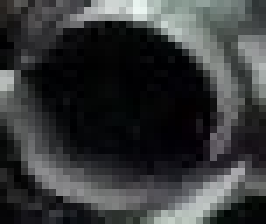
#> input picture cutted1.png, 38 x 32 px (shown 7 times larger)
$ python augment.py
#> lines starting #> are read from the running program, lines starting #| are printed output that depends on the picture; after the words box and inside, x2 and y2 are one past the last pixel; in counts of white or black regions, pixels touching at a corner belong together
"""Synthetische Trainingsdaten fuer die Rohrenden-Detektion.

Baut aus drei freigestellten Rohrprofil-Ausschnitten Trainingsbilder mit
exakten YOLO-Labels. Uebernimmt die Struktur von copy_paste_augmentation.py,
passt sie aber an die andere Objektgeometrie an:

  Riegel                          Rohrende
  ------------------------------  ------------------------------------------
  stark anisotrop (L/t ~ 33)      kompakt, elliptisch (Achsenverh. ~ 1,1)
  Rotation blaeht Box auf         Rotation laesst Box unveraendert
  Periode T = Dicke + Luecke      Periode T = Durchmesser + Luecke
  Zeilenprofil zaehlbar           nur per Kreis-/Blobdetektion zaehlbar

Konsequenz fuer die Augmentierung: Rotation ist hier GRATIS. Sie veraendert
die achsenparallele Box eines Kreises nicht (vgl. Gl. box-inflation-kreis),
variiert aber die innere Textur -- Gratkante, Rost, Lichtreflex. Deshalb wird
hier voll rotiert (0-360 Grad), waehrend die Riegel-Pipeline auf ~2 Grad
begrenzt bleiben musste.

Beobachtungen aus dem Referenzfoto, die nachgebildet werden:
  1. Rohrenden liegen in CLUSTERN (ein Zaunfeld = 2 Rahmenrohre), nicht in
     regelmaessigen Spalten. Zwischen den Clustern groessere Luecken.
  2. Starke Tiefenokklusion: viele Rohrenden sind nur teilweise sichtbar,
     manche nur als Sichel. Wird ueber Belegungskarte + z-Ordnung erzeugt.
  3. Perspektivische Verkuerzung: je nach Blickwinkel wird der Kreis zur
     flachen Ellipse gestaucht.
  4. Materialvariation: galvanisiertes Grau bis Rostbraun.

WICHTIGE EINSCHRAENKUNG
Mit nur drei Quellausschnitten ist die Texturdiversitaet minimal. Das Netz
kann die drei konkreten Muster memorieren statt "Rohrende" zu lernen. Zur
Entschaerfung wird stark photometrisch variiert, aber das ersetzt keine
echten zusaetzlichen Ausschnitte. Fuer die Arbeit gilt: Validierung
ausschliesslich auf realen, nicht aus diesen drei Ausschnitten abgeleiteten
Aufnahmen (vgl. Abschnitt Datenstrategie).
"""

from __future__ import annotations

import json
from dataclasses import dataclass, field, asdict
from pathlib import Path

import cv2
import numpy as np

CUTOUT_PATHS = [
    "cutted1.png",
    "cuuted2.png",
    "cuuted3.png",
]

STRIDE_P3 = 8      # kumulative Schrittweite der feinsten Vorhersageebene
NET_IN = 640       # Netzeingangsgroesse


# =====================================================================
#  Konfiguration
# =====================================================================


@dataclass
class Config:
    out_w: int = 1280
    out_h: int = 960

    # --- Clusterstruktur: ein Zaunfeld = pipes_per_field Rahmenrohre ---
    pipes_per_field: int = 2
    fields_min: int = 6
    fields_max: int = 18
    # Luecke INNERHALB eines Feldes (zwischen den 2 Rahmenrohren),
    # als Faktor des Rohrdurchmessers. 0 = beruehrend.
    intra_gap_frac: tuple[float, float] = (-0.05, 0.35)
    # Luecke ZWISCHEN Feldern, als Faktor des Rohrdurchmessers.
    inter_gap_frac: tuple[float, float] = (0.25, 1.10)
    # horizontaler Versatz je Rohr, als Faktor des Durchmessers
    x_jitter_frac: float = 0.30
    # Anzahl paralleler Spalten (im Foto liegen mehrere Stapel nebeneinander)
    columns_min: int = 2
    columns_max: int = 5

    # --- Groesse ---
    # Zieldurchmesser in Pixel. Referenzschaetzung aus dem Foto: ~40 px.
    diameter_px: tuple[float, float] = (26.0, 58.0)
    # Perspektivische Stauchung: Verhaeltnis Hoehe/Breite der Ellipse.
    # 1.0 = frontal, 0.45 = stark angewinkelt.
    squash: tuple[float, float] = (0.45, 1.0)
    # Rotation in Grad -- hier voll erlaubt, da bei Kreisen kostenlos.
    rotation_deg: tuple[float, float] = (0.0, 360.0)

    # --- Okklusion ---
    visibility_min: float = 0.30
    min_box_px: float = 6.0
    # Anteil der Rohrenden, die zusaetzlich absichtlich teilverdeckt werden
    # (dunkler Balken davor), um die reale Tiefenokklusion nachzubilden.
    extra_occluder_prob: float = 0.35

    # --- Material / Photometrik ---
    rust_prob: float = 0.30
    alpha_feather_px: float = 0.8
    color_transfer_strength: float = 0.25
    brightness_jitter: float = 0.30
    contrast_jitter: float = 0.22
    noise_sigma_max: float = 2.2
    blur_prob: float = 0.30
    blur_sigma_max: float = 0.9
    jpeg_q: tuple[int, int] = (72, 96)

    # --- Inferenz-Annahme fuer die Nyquist-Pruefung ---
    strip_height_px: int = 640

    seed: int = 4711


# =====================================================================
#  Ausschnitte laden und Alphamaske erzeugen
# =====================================================================


def build_alpha(bgr: np.ndarray, feather: float) -> np.ndarray:
    """Erzeugt eine elliptische Alphamaske fuer einen Rohrend-Ausschnitt.

    Die gelieferten PNGs haben einen vollflaechig opaken Alphakanal, also
    keine echte Objektsilhouette. Da das Rohrende den Ausschnitt fast
    vollstaendig ausfuellt, ist eine eingeschriebene Ellipse eine gute
    Approximation der tatsaechlichen Kontur.
    """
    h, w = bgr.shape[:2]
    m = np.zeros((h, w), dtype=np.float32)
    cv2.ellipse(
        m,
        center=(w // 2, h // 2),
        axes=(int(w * 0.49), int(h * 0.49)),
        angle=0, startAngle=0, endAngle=360,
        color=1.0, thickness=-1,
    )
    if feather > 0:
        k = int(2 * round(3 * feather) + 1)
        m = cv2.GaussianBlur(m, (k, k), feather)
    return m


@dataclass
class Cutout:
    cid: str
    bgr: np.ndarray
    alpha: np.ndarray


def load_cutouts(cfg: Config) -> list[Cutout]:
    outs = []
    for p in CUTOUT_PATHS:
        im = cv2.imread(p, cv2.IMREAD_UNCHANGED)
        if im is None:
            raise SystemExit(f"nicht lesbar: {p}")
        bgr = im[:, :, :3].copy()
        outs.append(Cutout(Path(p).stem, bgr, build_alpha(bgr, cfg.alpha_feather_px)))
    return outs


def apply_rust(bgr: np.ndarray, rng: np.random.Generator) -> np.ndarray:
    """Verschiebt die Farbe Richtung Rostbraun.

    Im Referenzfoto treten sowohl galvanisiert-graue als auch deutlich
    verrostete Rohrenden auf; ohne diese Variation lernt das Netz nur den
    grauen Fall.
    """
    out = bgr.astype(np.float32)
    strength = float(rng.uniform(0.25, 0.7))
    # BGR: Rost = wenig Blau, mehr Rot
    tint = np.array([0.55, 0.85, 1.45], dtype=np.float32)
    out *= (1.0 - strength) + strength * tint
    return np.clip(out, 0, 255).astype(np.uint8)


# =====================================================================
#  Geometrie
# =====================================================================


def transform_cutout(
    cut: Cutout, diameter: float, squash: float, rot_deg: float,
    rng: np.random.Generator, do_rust: bool,
) -> tuple[np.ndarray, np.ndarray]:
    """Skaliert, stauscht und rotiert einen Ausschnitt samt Maske.

    Reihenfolge: Zielgroesse setzen (Durchmesser x Durchmesser*squash),
    dann rotieren. Bei einem Kreis aendert die Rotation die Boxgroesse nicht;
    bei gestauchter Ellipse schon, weshalb die Box anschliessend ohnehin aus
    der Maske neu bestimmt wird (siehe box_from_mask).
    """
    d = max(6, int(round(diameter)))

    # 1) kreisrund skalieren
    bgr = cv2.resize(cut.bgr, (d, d), interpolation=cv2.INTER_CUBIC)
    alpha = cv2.resize(cut.alpha, (d, d), interpolation=cv2.INTER_LINEAR)
    if do_rust:
        bgr = apply_rust(bgr, rng)

    # 2) rotieren, solange das Objekt noch kreisfoermig ist. Die Rotation
    #    veraendert dadurch nur die innere Textur (Gratkante, Rost, Reflex),
    #    nicht die Silhouette -- genau die Eigenschaft, die Rotation bei
    #    kreisfoermigen Objekten kostenlos macht.
    M = cv2.getRotationMatrix2D((d / 2 - 0.5, d / 2 - 0.5), rot_deg, 1.0)
    bgr = cv2.warpAffine(bgr, M, (d, d), flags=cv2.INTER_LINEAR,
                         borderMode=cv2.BORDER_REFLECT_101)
    alpha = cv2.warpAffine(alpha, M, (d, d), flags=cv2.INTER_LINEAR,
                           borderMode=cv2.BORDER_CONSTANT, borderValue=0.0)

    # 3) ERST DANACH vertikal stauchen. Perspektivische Verkuerzung erfolgt
    #    entlang der Blickachse und ist unabhaengig davon, wie das Rohr um
    #    seine eigene Achse verdreht ist. Die Ellipse bleibt damit
    #    achsenparallel, so wie im Referenzfoto.
    th = max(4, int(round(d * squash)))
    if th != d:
        bgr = cv2.resize(bgr, (d, th), interpolation=cv2.INTER_AREA)
        alpha = cv2.resize(alpha, (d, th), interpolation=cv2.INTER_AREA)
    return bgr, alpha


def box_from_mask(mask: np.ndarray) -> tuple[float, float, float, float] | None:
    """Engste achsenparallele Box um die sichtbare Maske.

    Wie in der Riegel-Pipeline wird die Box AUS DER MASKE bestimmt, nicht aus
    transformierten Eckpunkten -- hier zusaetzlich wichtig, weil nach
    Teilverdeckung nur noch ein Sichelrest sichtbar sein kann.
    """
    ys, xs = np.nonzero(mask)
    if xs.size == 0:
        return None
    return float(xs.min()), float(ys.min()), float(xs.max() + 1), float(ys.max() + 1)


# =====================================================================
#  Hintergrund
# =====================================================================


def make_background(h: int, w: int, rng: np.random.Generator) -> np.ndarray:
    """Dunkler Stahlstapel-Hintergrund mit horizontaler Streifenstruktur.

    Nachgebildet wird die Umgebung, in der Rohrenden im Foto tatsaechlich
    liegen: dunkle Schattenluecken zwischen Rohrkoerpern, mittelgraue
    Stahlflaechen, gelegentlich Maschendraht dahinter.
    """
    # Stahl ist nahezu unbunt: Luminanz einkanalig erzeugen und erst am Ende
    # auf drei Kanaele legen. Kanalweises Rauschen wuerde farbige Flecken
    # erzeugen, die im Referenzfoto nicht vorkommen.
    base = float(rng.uniform(40, 90))
    lum = np.full((h, w), base, dtype=np.float32)
    lum += rng.normal(0, 6, (h, w))

    # liegende Rohrkoerper: heller Reflexstreifen mit dunklem Schattenrand
    n = int(rng.integers(30, 70))
    for _ in range(n):
        y = int(rng.integers(-10, h))
        th = int(rng.integers(4, 20))
        y2 = min(h, max(0, y + th))
        y1 = max(0, y)
        if y2 <= y1:
            continue
        peak = float(rng.uniform(25, 95))
        prof = np.sin(np.linspace(0, np.pi, y2 - y1, dtype=np.float32)) * peak
        lum[y1:y2, :] += prof[:, None]
        sh = min(h, y2 + int(rng.integers(1, 5)))
        if sh > y2:
            lum[y2:sh, :] -= float(rng.uniform(15, 45))

    # grobe Helligkeitswolken (ebenfalls einkanalig)
    small = rng.normal(0, 14, (max(4, h // 40), max(4, w // 40)))
    lum += cv2.resize(small, (w, h), interpolation=cv2.INTER_CUBIC)
    lum += np.linspace(-12, 12, h, dtype=np.float32)[:, None]

    img = np.repeat(np.clip(lum, 0, 255)[:, :, None], 3, axis=2)
    # ganz leichter, global konstanter Farbstich (Tageslicht/Verzinkung)
    tint = np.array([1.0 + rng.uniform(0.0, 0.06),
                     1.0,
                     1.0 - rng.uniform(0.0, 0.05)], dtype=np.float32)
    img *= tint
    img += rng.normal(0, 2.0, img.shape)
    return np.clip(img, 0, 255).astype(np.uint8)


# =====================================================================
#  Photometrik auf dem Komposit
# =====================================================================


def photometric(img: np.ndarray, cfg: Config, rng: np.random.Generator) -> np.ndarray:
    """Erst NACH der Komposition -- sonst unterscheiden sich Rausch- und
    Kompressionsstatistik von eingefuegtem Objekt und Hintergrund."""
    out = img.astype(np.float32)
    b = 1.0 + float(rng.uniform(-cfg.brightness_jitter, cfg.brightness_jitter))
    c = 1.0 + float(rng.uniform(-cfg.contrast_jitter, cfg.contrast_jitter))
    mean = out.mean()
    out = np.clip((out - mean) * c + mean * b, 0, 255)

    hsv = cv2.cvtColor(out.astype(np.uint8), cv2.COLOR_BGR2HSV).astype(np.float32)
    hsv[:, :, 1] = np.clip(hsv[:, :, 1] * (1.0 + float(rng.uniform(-0.25, 0.25))), 0, 255)
    out = cv2.cvtColor(hsv.astype(np.uint8), cv2.COLOR_HSV2BGR).astype(np.float32)

    if rng.random() < cfg.blur_prob:
        sg = float(rng.uniform(0.3, cfg.blur_sigma_max))
        k = int(2 * round(3 * sg) + 1)
        out = cv2.GaussianBlur(out, (k, k), sg)

    out += rng.normal(0, float(rng.uniform(0, cfg.noise_sigma_max)), out.shape)
    out = np.clip(out, 0, 255).astype(np.uint8)

    q = int(rng.integers(cfg.jpeg_q[0], cfg.jpeg_q[1] + 1))
    ok, buf = cv2.imencode(".jpg", out, [int(cv2.IMWRITE_JPEG_QUALITY), q])
    return cv2.imdecode(buf, cv2.IMREAD_COLOR) if ok else out


# =====================================================================
#  Komposition
# =====================================================================


@dataclass
class Ann:
    x1: float
    y1: float
    x2: float
    y2: float
    vis: float
    cid: str

    def to_yolo(self, w: int, h: int) -> str:
        xc = (self.x1 + self.x2) / 2 / w
        yc = (self.y1 + self.y2) / 2 / h
        bw = (self.x2 - self.x1) / w
        bh = (self.y2 - self.y1) / h
        return f"0 {xc:.6f} {yc:.6f} {bw:.6f} {bh:.6f}"


def compose(cuts: list[Cutout], cfg: Config, rng: np.random.Generator):
    W, H = cfg.out_w, cfg.out_h
    canvas = make_background(H, W, rng).astype(np.float32)
    occupied = np.zeros((H, W), dtype=bool)
    anns: list[Ann] = []
    used_cids: set[str] = set()

    n_cols = int(rng.integers(cfg.columns_min, cfg.columns_max + 1))
    n_fields_total = 0
    diam_all: list[float] = []

    for col in range(n_cols):
        # Ein Stapel: gemeinsame Rohrgroesse und Stauchung, damit die
        # Perspektive innerhalb einer Spalte konsistent bleibt.
        diameter = float(rng.uniform(*cfg.diameter_px))
        squash = float(rng.uniform(*cfg.squash))
        eff_h = diameter * squash        # tatsaechliche vertikale Ausdehnung

        col_x = W * (col + 0.5) / n_cols + float(rng.uniform(-0.06, 0.06)) * W
        n_fields = int(rng.integers(cfg.fields_min, cfg.fields_max + 1))
        y = float(rng.uniform(0.02, 0.12)) * H

        for _ in range(n_fields):
            if y > H - eff_h * 0.5:
                break
            n_fields_total += 1
            for k in range(cfg.pipes_per_field):
                cut = cuts[int(rng.integers(0, len(cuts)))]
                rot = float(rng.uniform(*cfg.rotation_deg))
                do_rust = bool(rng.random() < cfg.rust_prob)
                w_bgr, w_a = transform_cutout(
                    cut, diameter, squash, rot, rng, do_rust
                )
                ch, cw = w_a.shape[:2]

                px = int(round(col_x + float(rng.uniform(
                    -cfg.x_jitter_frac, cfg.x_jitter_frac)) * diameter - cw / 2))
                py = int(round(y - ch / 2))

                x0, y0 = max(0, px), max(0, py)
                x1, y1 = min(W, px + cw), min(H, py + ch)
                if x1 - x0 < 3 or y1 - y0 < 3:
                    y += eff_h * (1.0 + float(rng.uniform(*cfg.intra_gap_frac)))
                    continue

                sub_a = w_a[y0 - py:y1 - py, x0 - px:x1 - px]
                sub_b = w_bgr[y0 - py:y1 - py, x0 - px:x1 - px]

                full = sub_a > 0.5
                n_full = int(full.sum())
                if n_full == 0:
                    y += eff_h * (1.0 + float(rng.uniform(*cfg.intra_gap_frac)))
                    continue

                region_free = ~occupied[y0:y1, x0:x1]
                vis_mask = full & region_free
                nu = float(vis_mask.sum()) / float(n_full)

                # Farbangleichung an die lokale Umgebung
                loc = canvas[y0:y1, x0:x1].astype(np.uint8)
                s = cfg.color_transfer_strength
                if s > 0 and full.sum() > 16:
                    sb = sub_b.astype(np.float32)
                    for c3 in range(3):
                        sv = sb[:, :, c3][full]
                        dv = loc[:, :, c3].astype(np.float32)
                        adj = ((sb[:, :, c3] - sv.mean()) *
                               (dv.std() + 1e-6) / (sv.std() + 1e-6) + dv.mean())
                        sb[:, :, c3] = (1 - s) * sb[:, :, c3] + s * adj
                    sub_b = np.clip(sb, 0, 255).astype(np.uint8)

                # Einfuegen
                a3 = sub_a[..., None]
                canvas[y0:y1, x0:x1] = (
                    canvas[y0:y1, x0:x1] * (1 - a3) + sub_b.astype(np.float32) * a3
                )

                # Annotation nur bei ausreichender Sichtbarkeit
                if nu >= cfg.visibility_min:
                    bx = box_from_mask(vis_mask)
                    if bx is not None:
                        bx1, by1, bx2, by2 = bx
                        aw, ah = bx2 - bx1, by2 - by1
                        if aw >= cfg.min_box_px and ah >= cfg.min_box_px:
                            anns.append(Ann(
                                x0 + bx1, y0 + by1, x0 + bx2, y0 + by2, nu, cut.cid
                            ))
                            used_cids.add(cut.cid)
                            diam_all.append(diameter)

                occupied[y0:y1, x0:x1] |= full

                # gelegentlich zusaetzlicher Verdecker (Rohrkoerper davor),
                # bildet die reale Tiefenokklusion nach
                if rng.random() < cfg.extra_occluder_prob:
                    oy = int(y0 + rng.integers(0, max(1, (y1 - y0) - 2)))
                    oh = int(rng.integers(3, max(4, int(eff_h * 0.55))))
                    oy2 = min(H, oy + oh)
                    ox0 = max(0, x0 - int(diameter * rng.uniform(0.5, 2.0)))
                    ox1 = min(W, x1 + int(diameter * rng.uniform(0.5, 2.0)))
                    if oy2 > oy and ox1 > ox0:
                        # zylindrischer Reflexverlauf, damit der Verdecker wie
                        # ein davorliegender Rohrkoerper wirkt und nicht wie
                        # ein flaches Rechteck
                        dark = float(rng.uniform(28, 70))
                        peak = float(rng.uniform(45, 120))
                        prof = (dark + np.sin(np.linspace(0, np.pi, oy2 - oy,
                                dtype=np.float32)) * peak)
                        bar = np.repeat(prof[:, None], ox1 - ox0, axis=1)
                        canvas[oy:oy2, ox0:ox1] = np.repeat(
                            bar[:, :, None], 3, axis=2)
                        occupied[oy:oy2, ox0:ox1] = True

                y += eff_h * (1.0 + float(rng.uniform(*cfg.intra_gap_frac)))

            y += eff_h * float(rng.uniform(*cfg.inter_gap_frac))

    img = photometric(np.clip(canvas, 0, 255).astype(np.uint8), cfg, rng)

    # Periode und Nyquist-Pruefung
    d_mean = float(np.mean(diam_all)) if diam_all else 40.0
    period = median_period(anns, col_gap=d_mean * 1.6)
    sigma = NET_IN / max(cfg.strip_height_px, 1)
    period_in = period * sigma if np.isfinite(period) else float("nan")

    meta = dict(
        n_boxes=len(anns),
        n_fields=n_fields_total,
        n_columns=n_cols,
        mean_diameter_px=round(float(np.mean(diam_all)), 1) if diam_all else 0.0,
        median_period_px=round(period, 1) if np.isfinite(period) else 0.0,
        period_at_input_px=round(period_in, 1) if np.isfinite(period_in) else 0.0,
        nyquist_ok=bool(period_in > 2 * STRIDE_P3) if np.isfinite(period_in) else True,
        cutouts_used=sorted(used_cids),
        implied_field_count=len(anns) / max(cfg.pipes_per_field, 1),
    )
    return img, anns, meta


def median_period(anns: list[Ann], col_gap: float = 40.0) -> float:
    """Median des vertikalen Mittelpunktabstands benachbarter Rohrenden,
    getrennt je Spalte gemessen.

    Wichtig: Die Nyquist-Bedingung gilt entlang der Richtung, in der die
    Struktur periodisch ist -- hier vertikal INNERHALB einer Stapelspalte.
    Zwei Rohrenden in verschiedenen Spalten sind horizontal getrennt und
    muessen nicht vertikal aufgeloest werden. Eine globale Messung ueber alle
    y-Mittelpunkte mischt die Spalten und unterschaetzt die Periode um etwa
    den Faktor der Spaltenzahl.
    """
    if len(anns) < 2:
        return float("nan")

    # Spalten ueber die x-Mittelpunkte gruppieren: sortieren und dort
    # trennen, wo die Luecke groesser als col_gap ist.
    items = sorted(anns, key=lambda a: (a.x1 + a.x2) / 2)
    clusters: list[list[Ann]] = [[items[0]]]
    for a in items[1:]:
        prev_x = (clusters[-1][-1].x1 + clusters[-1][-1].x2) / 2
        cur_x = (a.x1 + a.x2) / 2
        if cur_x - prev_x > col_gap:
            clusters.append([a])
        else:
            clusters[-1].append(a)

    periods: list[float] = []
    for cl in clusters:
        if len(cl) < 2:
            continue
        yc = np.sort(np.array([(a.y1 + a.y2) / 2 for a in cl]))
        d = np.diff(yc)
        d = d[d > 0.5]
        if d.size:
            periods.append(float(np.median(d)))
    return float(np.median(periods)) if periods else float("nan")


# =====================================================================
#  Visualisierung
# =====================================================================


def draw(img: np.ndarray, anns: list[Ann]) -> np.ndarray:
    out = img.copy()
    for a in anns:
        # Farbe kodiert Sichtbarkeit: gruen = frei, gelb = teilverdeckt
        col = (0, 235, 0) if a.vis > 0.75 else (0, 215, 235)
        cv2.rectangle(out, (int(a.x1), int(a.y1)), (int(a.x2), int(a.y2)), col, 1)
    txt = f"n = {len(anns)}  ->  Felder = {len(anns)/2:.1f}"
    cv2.rectangle(out, (8, 8), (8 + 9 * len(txt), 42), (0, 0, 0), -1)
    cv2.putText(out, txt, (14, 34), cv2.FONT_HERSHEY_SIMPLEX, 0.75,
                (0, 235, 0), 2, cv2.LINE_AA)
    return out


# =====================================================================
#  Hauptprogramm
# =====================================================================


def main(n_images: int = 8, out_root: str = "rohr_dataset") -> None:
    cfg = Config()
    rng = np.random.default_rng(cfg.seed)
    cuts = load_cutouts(cfg)
#> in load_cutouts, im is the input picture: shape (32, 38, 4); mean B, G, R, A 57.6, 56.7, 55, 255
#> in build_alpha, `cv2.ellipse( m, center=(w // 2, h // 2), axes=(int(w * 0.49), int(h * ..`:
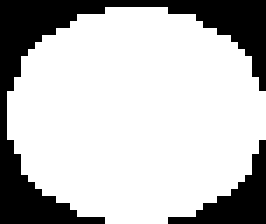
#> m: shape (32, 38) float32 (shown 7 times larger); values 0 (black) and 1 (white), 74.6% white; 2 black regions, box (x1, y1, x2, y2) and area: (0, 0, 38, 32) 249, (24, 20, 38, 32) 60
#> cuts = 3 items

    root = Path(out_root)
    #(root / "images" / "train").mkdir(parents=True, exist_ok=True)
    (root / "images").mkdir(parents=True, exist_ok=True)
    #(root / "labels" / "train").mkdir(parents=True, exist_ok=True)
    (root / "labels").mkdir(parents=True, exist_ok=True)
    (root / "vis").mkdir(parents=True, exist_ok=True)
    (root / "config.json").write_text(json.dumps(asdict(cfg), indent=2,
                                                  default=str), encoding="utf-8")

    records = []
    n_sub = 0
    with (root / "manifest.jsonl").open("w", encoding="utf-8") as mf:
        for i in range(n_images):
            img, anns, meta = compose(cuts, cfg, rng)
#> the loop in compose, `for col in range(n_cols):` made 2 passes
#> pass 1, in transform_cutout (call 2), `bgr = cv2.resize(cut.bgr, (d, d), interpolation=cv2.INTER_CUBIC)`:
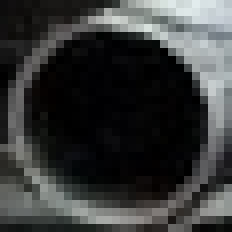
#> bgr: shape (29, 29, 3) (shown 8 times larger); mean B, G, R 56.7, 57.1, 55.6
#> pass 1, in apply_rust, `out *= (1.0 - strength) + strength * tint`:
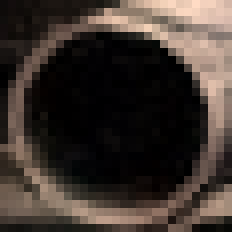
#> out: shape (29, 29, 3) float32 (shown 8 times larger); mean B, G, R 48.1, 54.2, 64.1; drawn with min black and max white
#> (the rest of the program and of its run is left out)
